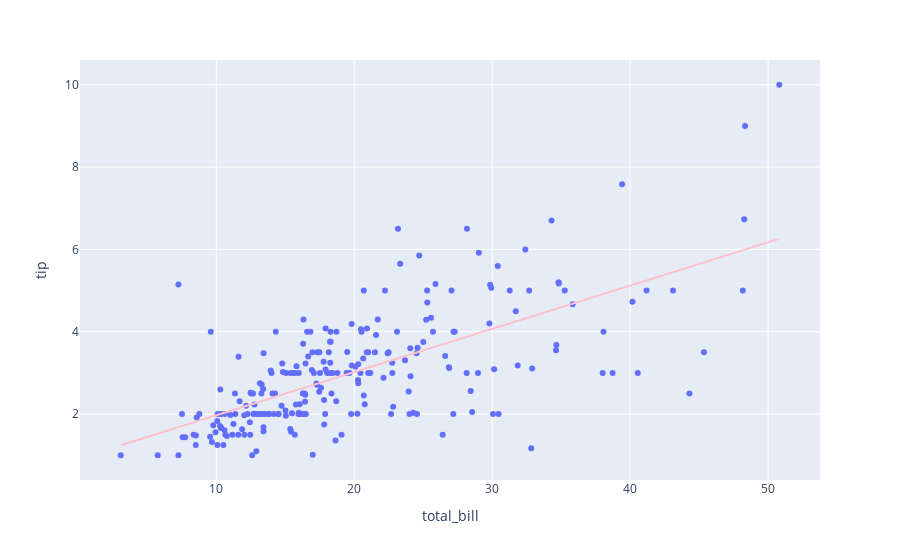

Notebook cell for this chart:
### Code cell
# scatter plot
fig = px.scatter(df, x="total_bill",
                 y="tip", 
                 trendline="ols",
                 trendline_color_override="pink"
                )
fig.show()

### Figure 1 — Plotly figure (JSON) as saved in the notebook; plotly's stock layout.template omitted (floating-point values rounded to 4 significant figures; data arrays with more than 128 entries replaced by an {"elided": "..."} marker saying what was removed)
{"data": [{"hovertemplate": "total_bill=%{x}<br>tip=%{y}<extra></extra>", "legendgroup": "", "marker": {"color": "#636efa", "symbol": "circle"}, "mode": "markers", "name": "", "orientation": "v", "showlegend": false, "type": "scatter", "x": {"elided": "244 float values"}, "xaxis": "x", "y": {"elided": "244 float values"}, "yaxis": "y"}, {"hovertemplate": "<b>OLS trendline</b><br>tip = 0.105025 * total_bill + 0.92027<br>R<sup>2</sup>=0.456617<br><br>total_bill=%{x}<br>tip=%{y} <b>(trend)</b><extra></extra>", "legendgroup": "", "line": {"color": "pink"}, "marker": {"color": "#636efa", "symbol": "circle"}, "mode": "lines", "name": "", "showlegend": false, "type": "scatter", "x": {"elided": "244 float values"}, "xaxis": "x", "y": {"elided": "244 float values"}, "yaxis": "y"}], "layout": {"autosize": true, "legend": {"tracegroupgap": 0}, "margin": {"t": 60}, "xaxis": {"anchor": "y", "autorange": true, "domain": [0, 1], "range": [0.2376, 53.64], "title": {"text": "total_bill"}, "type": "linear"}, "yaxis": {"anchor": "x", "autorange": true, "domain": [0, 1], "range": [0.3031, 10.7], "title": {"text": "tip"}, "type": "linear"}}}
